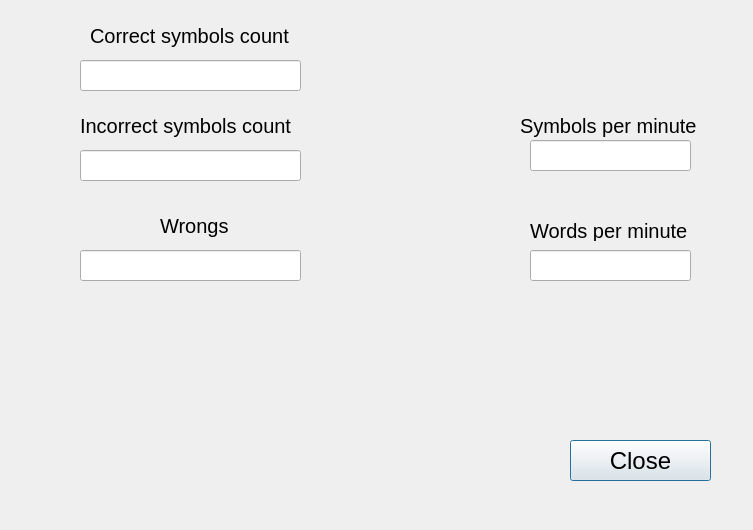
<?xml version="1.0" encoding="UTF-8"?>
<ui version="4.0">
 <class>Stats_window</class>
 <widget class="QDialog" name="Stats_window">
  <property name="geometry">
   <rect>
    <x>0</x>
    <y>0</y>
    <width>753</width>
    <height>530</height>
   </rect>
  </property>
  <property name="font">
   <font>
    <pointsize>15</pointsize>
   </font>
  </property>
  <property name="windowTitle">
   <string>Dialog</string>
  </property>
  <widget class="QLabel" name="label">
   <property name="geometry">
    <rect>
     <x>90</x>
     <y>20</y>
     <width>211</width>
     <height>31</height>
    </rect>
   </property>
   <property name="font">
    <font>
     <pointsize>15</pointsize>
    </font>
   </property>
   <property name="text">
    <string>Correct symbols count</string>
   </property>
  </widget>
  <widget class="QLabel" name="label_2">
   <property name="geometry">
    <rect>
     <x>80</x>
     <y>110</y>
     <width>231</width>
     <height>31</height>
    </rect>
   </property>
   <property name="text">
    <string>Incorrect symbols count</string>
   </property>
  </widget>
  <widget class="QLabel" name="label_3">
   <property name="geometry">
    <rect>
     <x>160</x>
     <y>210</y>
     <width>91</width>
     <height>31</height>
    </rect>
   </property>
   <property name="text">
    <string>Wrongs</string>
   </property>
  </widget>
  <widget class="QPushButton" name="close_button">
   <property name="enabled">
    <bool>true</bool>
   </property>
   <property name="geometry">
    <rect>
     <x>570</x>
     <y>440</y>
     <width>141</width>
     <height>41</height>
    </rect>
   </property>
   <property name="font">
    <font>
     <family>Ubuntu</family>
     <pointsize>18</pointsize>
    </font>
   </property>
   <property name="text">
    <string>Close</string>
   </property>
  </widget>
  <widget class="QLineEdit" name="correct_symbols_count_line">
   <property name="geometry">
    <rect>
     <x>80</x>
     <y>60</y>
     <width>221</width>
     <height>31</height>
    </rect>
   </property>
   <property name="readOnly">
    <bool>true</bool>
   </property>
  </widget>
  <widget class="QLineEdit" name="incorrect_symbols_count_line">
   <property name="geometry">
    <rect>
     <x>80</x>
     <y>150</y>
     <width>221</width>
     <height>31</height>
    </rect>
   </property>
   <property name="readOnly">
    <bool>true</bool>
   </property>
  </widget>
  <widget class="QLineEdit" name="wrongs_count_line">
   <property name="geometry">
    <rect>
     <x>80</x>
     <y>250</y>
     <width>221</width>
     <height>31</height>
    </rect>
   </property>
   <property name="readOnly">
    <bool>true</bool>
   </property>
  </widget>
  <widget class="QLineEdit" name="symbols_per_minute_line">
   <property name="geometry">
    <rect>
     <x>530</x>
     <y>140</y>
     <width>161</width>
     <height>31</height>
    </rect>
   </property>
   <property name="readOnly">
    <bool>true</bool>
   </property>
  </widget>
  <widget class="QLineEdit" name="words_per_minute_line">
   <property name="geometry">
    <rect>
     <x>530</x>
     <y>250</y>
     <width>161</width>
     <height>31</height>
    </rect>
   </property>
   <property name="readOnly">
    <bool>true</bool>
   </property>
  </widget>
  <widget class="QLabel" name="label_4">
   <property name="geometry">
    <rect>
     <x>520</x>
     <y>110</y>
     <width>191</width>
     <height>31</height>
    </rect>
   </property>
   <property name="text">
    <string>Symbols per minute</string>
   </property>
  </widget>
  <widget class="QLabel" name="label_5">
   <property name="geometry">
    <rect>
     <x>530</x>
     <y>220</y>
     <width>171</width>
     <height>21</height>
    </rect>
   </property>
   <property name="text">
    <string>Words per minute</string>
   </property>
  </widget>
 </widget>
 <resources/>
 <connections/>
</ui>
